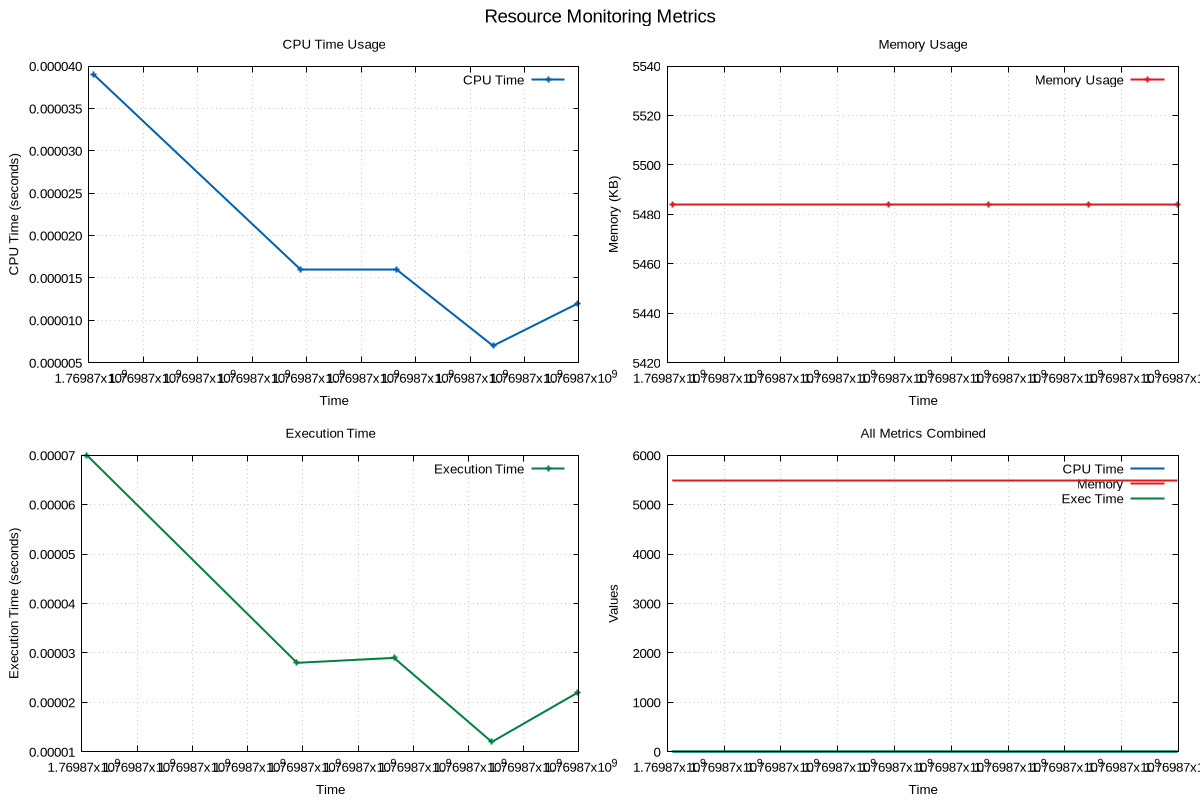

Reproduce this figure in gnuplot.
# GNUplot script for resource monitoring
set terminal pngcairo enhanced font 'Arial,10' size 1200,800
set output 'png/interpolation_search_20260131_190624.png'

set multiplot layout 2,2 title 'Resource Monitoring Metrics' font 'Arial,14'
set style line 1 lc rgb '#0060ad' lt 1 lw 2
set style line 2 lc rgb '#dd181f' lt 1 lw 2
set style line 3 lc rgb '#008040' lt 1 lw 2

set title 'CPU Time Usage'
set xlabel 'Time'
set ylabel 'CPU Time (seconds)'
set grid
plot 'png/interpolation_search_20260131_190624.dat' using 1:2 with linespoints ls 1 title 'CPU Time'
set title 'Memory Usage'
set xlabel 'Time'
set ylabel 'Memory (KB)'
set grid
plot 'png/interpolation_search_20260131_190624.dat' using 1:3 with linespoints ls 2 title 'Memory Usage'
set title 'Execution Time'
set xlabel 'Time'
set ylabel 'Execution Time (seconds)'
set grid
plot 'png/interpolation_search_20260131_190624.dat' using 1:4 with linespoints ls 3 title 'Execution Time'
set title 'All Metrics Combined'
set xlabel 'Time'
set ylabel 'Values'
set grid
plot 'png/interpolation_search_20260131_190624.dat' using 1:2 with lines ls 1 title 'CPU Time', \
     'png/interpolation_search_20260131_190624.dat' using 1:3 with lines ls 2 title 'Memory', \
     'png/interpolation_search_20260131_190624.dat' using 1:4 with lines ls 3 title 'Exec Time'
unset multiplot
